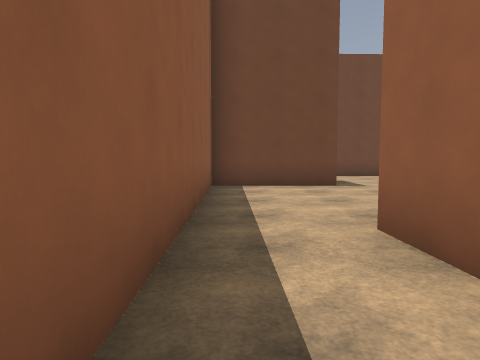
view 1 (above)

24 first-person views from a walk through a 3-D level made in the Godot game engine. The camera is 1.3 m above the floor, tilts 4° down and sees 75° across. The floor is counted in squares, 2 m on a side. Each view is taken from the middle of a square. On the plan, view 1 faces up. The plan holds only what a view shows up to about 10 squares ahead; the rest is blank. The place goes on beyond the plan. Surface patterns are stand-ins for the level's own textures.

view 2
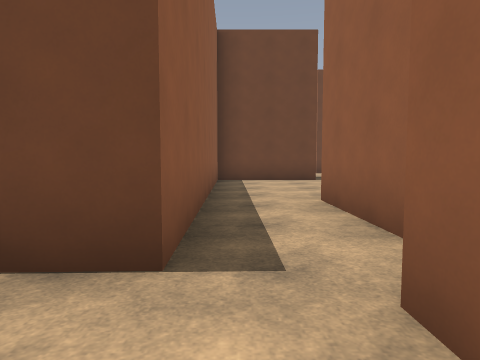

view 3
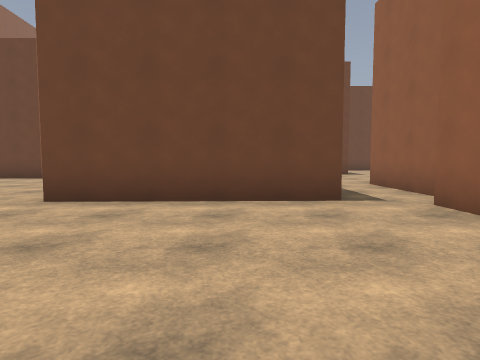

view 4
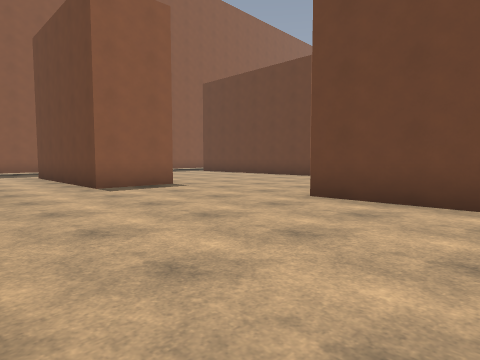

view 5
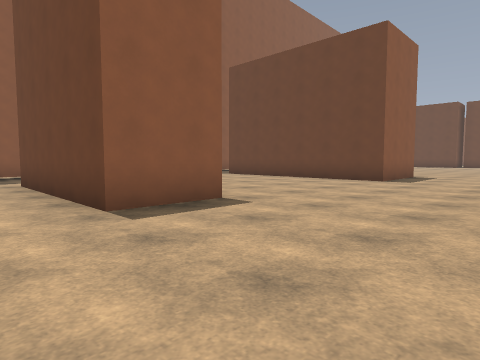

view 6
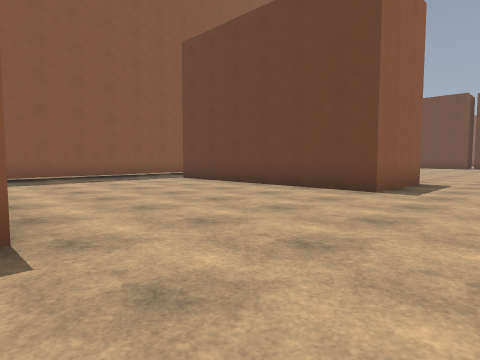

view 7
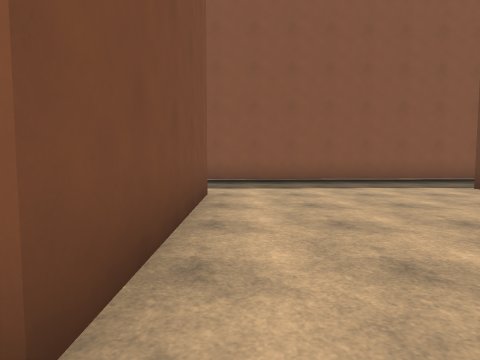

view 8
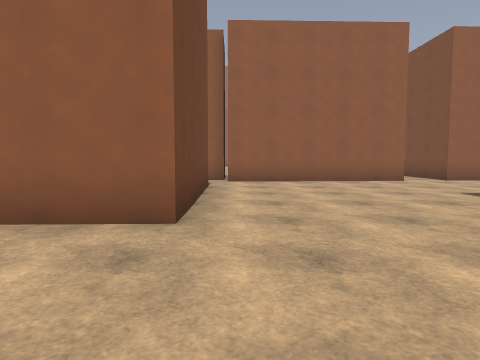

view 9
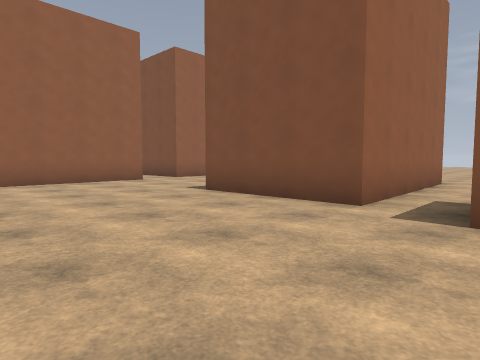

view 10
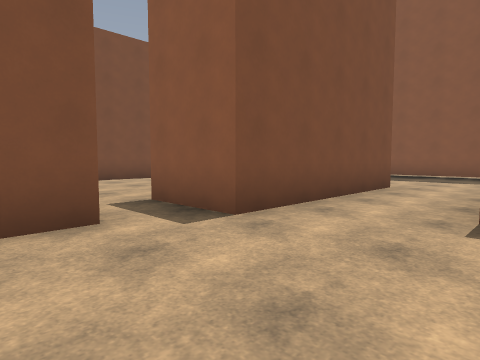

view 11
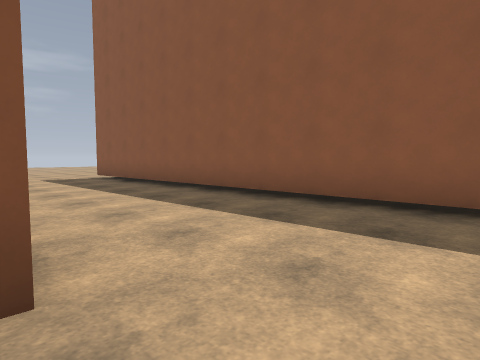

view 12
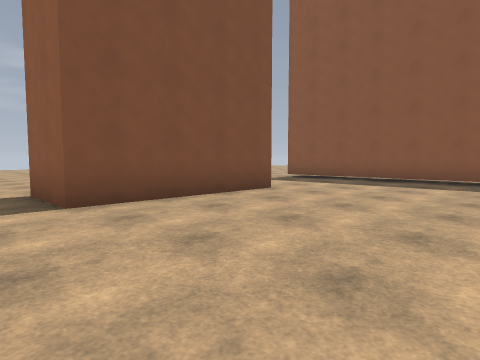

view 13
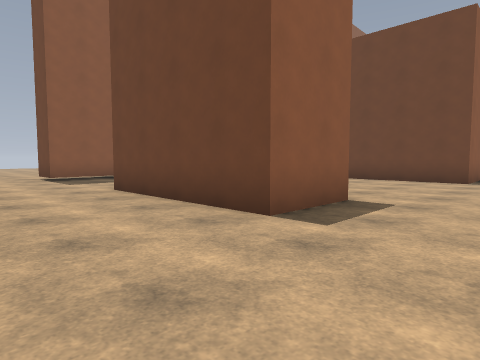

view 14
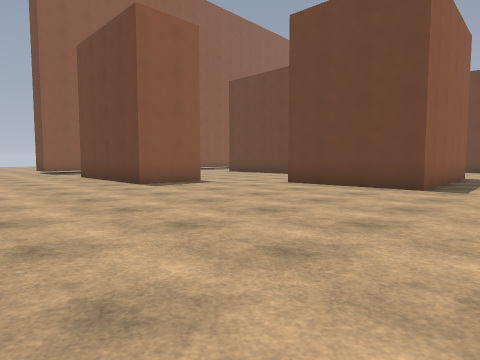

view 15
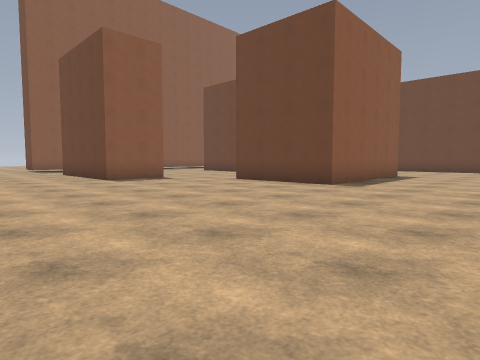

view 16
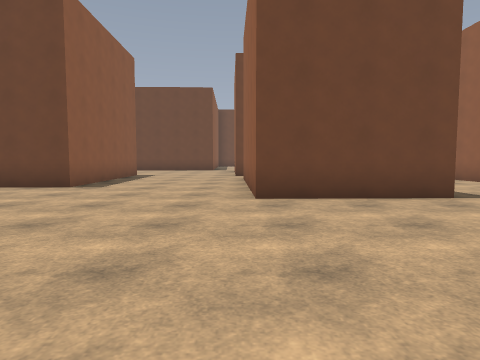

view 17
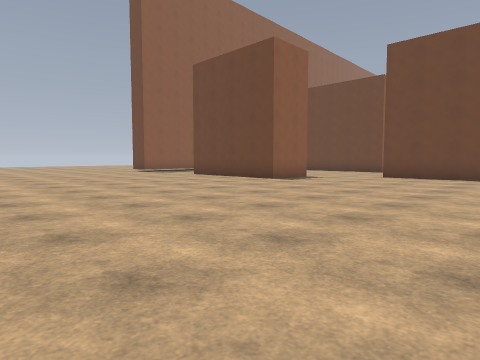

view 18
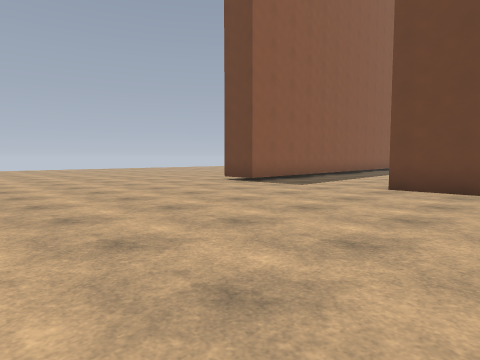

view 19
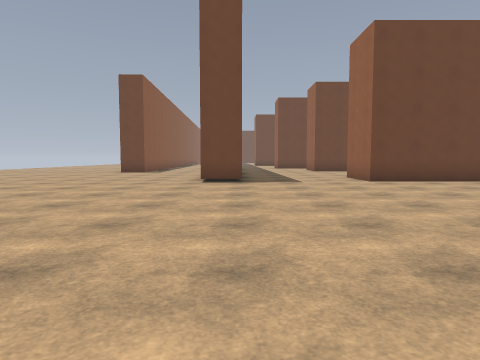

view 20
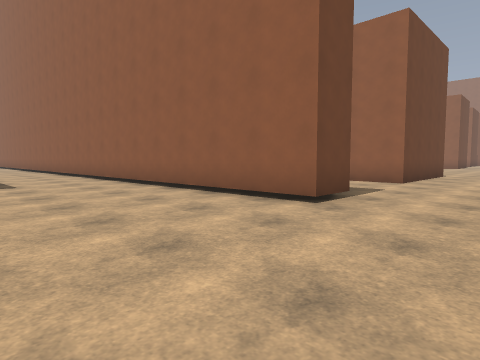

view 21
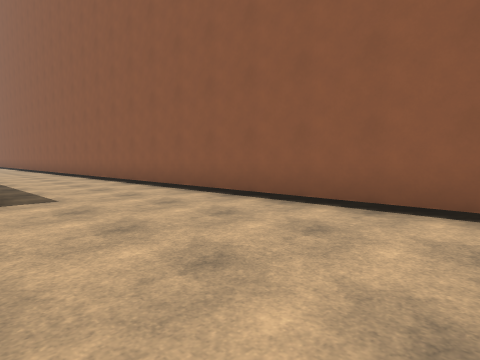

view 22
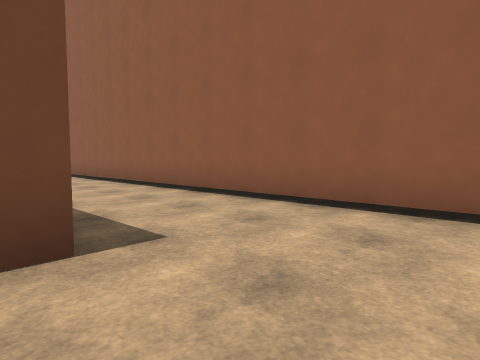

view 23
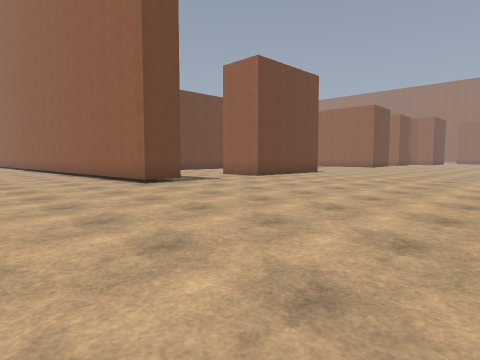

view 24
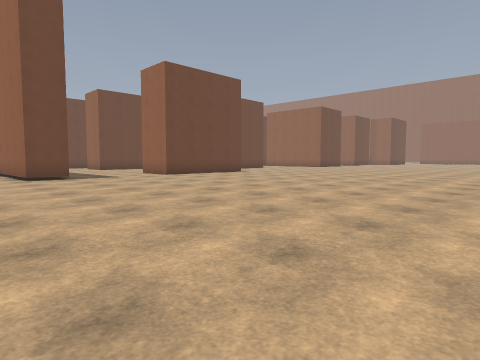

### Floor plan
Points are (right, up) in squares from view 1. A wall is a line through its corners. A room is listed if a view was taken in it or the views show most of it. See-through windows are left out.
Room 1 (view 1)
walls: (2.4, 7.3) (-0.7, 7.3) (-0.4, -0.2); (1.4, -0.6) (1.3, 2.9)
ways out: opening at (0, -1) to room 2; opening at (3.5, 8.5)
Room 2 (views 2, 5, 6, 7, 8, 9, 10)
walls: (-8.2, 7.8) (-8.2, 5) (-14.8, 5); (-16.5, 6.5) (-16.2, -2.4); (-13.8, -0.6) (-8.8, -0.6) (-8.8, -2.5); (-0.4, -0.2) (-4.9, -0.4) (-5, 1.4); (-7.5, -4.5) (-7.5, -6.4); (-6.2, -6.4) (-6.2, -5.2) (-2.9, -5.1); (0.9, -4.5) (0.7, -0.6)
ways out: opening at (0, -1) to room 1; opening at (-14.5, -2) to room 3; opening at (-7.5, -3.5) to room 3; opening at (-7, -5.5) to room 3; opening at (-1, -4) to room 3
Room 3 (views 3, 4, 11, 12, 13, 14, 15, 16, 17, 18, 19, 20, 21, 22, 23, 24)
walls: (-12.5, -11.4) (-8.2, -11.4) (-8.2, -13.3) (-12.4, -13.3) (-12.4, -11.8); (-7.5, -6.4) (-10.6, -6.4); (-12.4, -4.5) (-7.5, -4.5); (-2.9, -5.1) (-2.8, -10) (-6, -10.1) (-6.2, -6.4); (-8.8, -2.5) (-13.8, -2.5); (-20.3, -7.8) (-20.8, -7.8); (-16.2, -2.4) (-15.9, -13.6) (-17.1, -13.6) (-17.5, 0.6); (0.9, -5.7) (0.9, -4.5); (4.6, -11.9) (1.3, -12) (1.1, -7) (2, -7)
ways out: opening at (-14.5, -2) to room 2; opening at (-7.5, -3.5) to room 2; opening at (-7, -5.5) to room 2; opening at (-1, -4) to room 2

Positions as (right, up) in squares from view 1, and headings:
1: (0, 0), facing up
2: (0, -2), facing up
3: (-2, -5), facing up
4: (-2, -5), facing up-left
5: (-5, -4), facing up-left
6: (-6, -1), facing up-left
7: (-8, 0), facing left
8: (-8, -1), facing right
9: (-8, -1), facing down-right
10: (-5, -2), facing down-left
11: (-12, -3), facing down-left
12: (-7, -7), facing down-left
13: (-6, -16), facing up-left
14: (-1, -17), facing up-left
15: (1, -17), facing up-left
16: (1, -17), facing up
17: (-2, -21), facing up-left
18: (-10, -20), facing up-left
19: (-16, -22), facing up
20: (-21, -16), facing up-right
21: (-21, -13), facing up-right
22: (-21, -10), facing up-right
23: (-21, -21), facing up-right
24: (-19, -24), facing up-right
